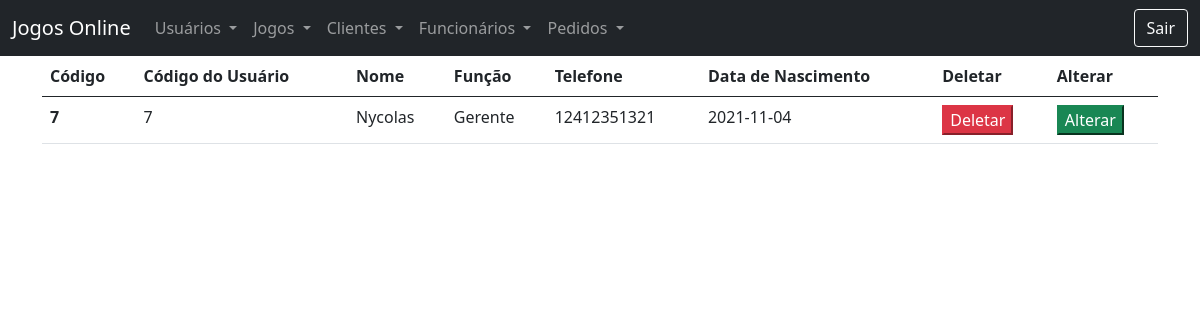
Page /view/listaTudoFuncionarios.php (signed in) on the committed database.
### tables this page shows
CREATE TABLE `tbfuncionarios` (
  `codFun` int(4) NOT NULL,
  `codUsuFK` int(4) NOT NULL,
  `nomeFun` varchar(50) NOT NULL,
  `funcaoFun` varchar(10) NOT NULL,
  `foneFun` char(12) NOT NULL,
  `datanasFun` date NOT NULL
);

### model/bancoFuncionarios.php (called while the page is built, shortened)
<?php
    function listaTudoFuncionarios($conexao){
        $query="Select * From tbfuncionarios";
        $resultados=mysqli_query($conexao,$query);
        return $resultados;
    }
?>

### view/listaTudoFuncionarios.php (the view, shortened to what this page needs)
<?php
include_once("header.php");
include_once("../model/conexao.php");
include_once("../model/bancoFuncionarios.php");
?>
<table class="table">
    <thead>
        <tr>
            <th scope="col">Código</th>
            <th scope="col">Código do Usuário</th>
            <th scope="col">Nome</th>
            <th scope="col">Função</th>
            <th scope="col">Telefone</th>
            <th scope="col">Data de Nascimento</th>
            <th scope="col">Deletar</th>
            <th scope="col">Alterar</th>
        </tr>
    </thead>
    <tbody>
        <?php
        $funcionarios = listaTudoFuncionarios($conexao);
        foreach($funcionarios as $funcionario):
        ?>
        <tr>
            <th scope="row"><?=$funcionario['codFun']?></th>
            <td><?=$funcionario['codUsuFK']?></td>
            <td><?=$funcionario['nomeFun']?></td>
            <td><?=$funcionario['funcaoFun']?></td>
            <td><?=$funcionario['foneFun']?></td>
            <td><?=$funcionario['datanasFun']?></td>
            <td>
                <form action="../controller/deletarFuncionarios.php" method="POST">
                    <button type="submit" class="btn-small btn-danger">Deletar</button>
                </form>
            </td>
            <td>
                <form action="formAlterarFuncionarios.php" method="POST">
                    <button type="submit" class="btn-small btn-success">Alterar</button>
                </form>
            </td>
        </tr>
        <?php
        endforeach;
        ?>
    </tbody>
    </table>
<?php
include_once("footer.php");
?>

### rows in the picture
tbfuncionarios: codFun "7", codUsuFK "7", nomeFun "Nycolas", funcaoFun "Gerente", foneFun "12412351321", datanasFun "2021-11-04"
